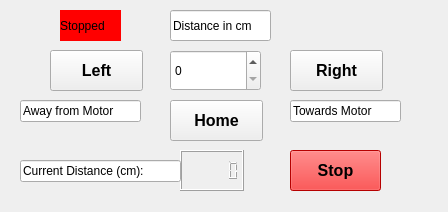
<?xml version="1.0" encoding="UTF-8"?>
<ui version="4.0">
 <class>Form</class>
 <widget class="QWidget" name="Form">
  <property name="geometry">
   <rect>
    <x>0</x>
    <y>0</y>
    <width>448</width>
    <height>212</height>
   </rect>
  </property>
  <property name="windowTitle">
   <string>Form</string>
  </property>
  <widget class="QPushButton" name="LeftButton">
   <property name="geometry">
    <rect>
     <x>50</x>
     <y>50</y>
     <width>93</width>
     <height>41</height>
    </rect>
   </property>
   <property name="font">
    <font>
     <pointsize>12</pointsize>
     <weight>75</weight>
     <bold>true</bold>
    </font>
   </property>
   <property name="text">
    <string>Left</string>
   </property>
  </widget>
  <widget class="QLineEdit" name="LeftDirectionLabel">
   <property name="geometry">
    <rect>
     <x>20</x>
     <y>100</y>
     <width>121</width>
     <height>22</height>
    </rect>
   </property>
   <property name="font">
    <font>
     <pointsize>9</pointsize>
    </font>
   </property>
   <property name="text">
    <string>Away from Motor</string>
   </property>
  </widget>
  <widget class="QLineEdit" name="DistanceLabel">
   <property name="geometry">
    <rect>
     <x>170</x>
     <y>10</y>
     <width>101</width>
     <height>31</height>
    </rect>
   </property>
   <property name="font">
    <font>
     <pointsize>9</pointsize>
     <weight>50</weight>
     <italic>false</italic>
     <bold>false</bold>
     <underline>false</underline>
     <strikeout>false</strikeout>
    </font>
   </property>
   <property name="text">
    <string>Distance in cm</string>
   </property>
  </widget>
  <widget class="QSpinBox" name="MovingDistance">
   <property name="geometry">
    <rect>
     <x>170</x>
     <y>50</y>
     <width>91</width>
     <height>41</height>
    </rect>
   </property>
   <property name="maximumSize">
    <size>
     <width>101</width>
     <height>41</height>
    </size>
   </property>
   <property name="maximum">
    <number>100</number>
   </property>
  </widget>
  <widget class="QPushButton" name="HomeButton">
   <property name="geometry">
    <rect>
     <x>170</x>
     <y>100</y>
     <width>93</width>
     <height>41</height>
    </rect>
   </property>
   <property name="font">
    <font>
     <pointsize>12</pointsize>
     <weight>75</weight>
     <bold>true</bold>
    </font>
   </property>
   <property name="text">
    <string>Home</string>
   </property>
  </widget>
  <widget class="QPushButton" name="RightButton">
   <property name="geometry">
    <rect>
     <x>290</x>
     <y>50</y>
     <width>93</width>
     <height>41</height>
    </rect>
   </property>
   <property name="font">
    <font>
     <pointsize>12</pointsize>
     <weight>75</weight>
     <bold>true</bold>
    </font>
   </property>
   <property name="text">
    <string>Right</string>
   </property>
  </widget>
  <widget class="QLineEdit" name="RightDirectionLabel">
   <property name="geometry">
    <rect>
     <x>290</x>
     <y>100</y>
     <width>111</width>
     <height>22</height>
    </rect>
   </property>
   <property name="font">
    <font>
     <pointsize>9</pointsize>
    </font>
   </property>
   <property name="text">
    <string>Towards Motor</string>
   </property>
  </widget>
  <widget class="QLCDNumber" name="DisplayCurrentDistance">
   <property name="geometry">
    <rect>
     <x>180</x>
     <y>150</y>
     <width>64</width>
     <height>41</height>
    </rect>
   </property>
   <property name="font">
    <font>
     <pointsize>8</pointsize>
     <weight>50</weight>
     <bold>false</bold>
    </font>
   </property>
   <property name="frameShadow">
    <enum>QFrame::Raised</enum>
   </property>
   <property name="smallDecimalPoint">
    <bool>true</bool>
   </property>
  </widget>
  <widget class="QLineEdit" name="CurrentPositionLabel">
   <property name="geometry">
    <rect>
     <x>20</x>
     <y>160</y>
     <width>161</width>
     <height>22</height>
    </rect>
   </property>
   <property name="font">
    <font>
     <pointsize>9</pointsize>
    </font>
   </property>
   <property name="text">
    <string>Current Distance (cm):</string>
   </property>
  </widget>
  <widget class="QPushButton" name="StopButton">
   <property name="geometry">
    <rect>
     <x>290</x>
     <y>150</y>
     <width>91</width>
     <height>41</height>
    </rect>
   </property>
   <property name="font">
    <font>
     <pointsize>12</pointsize>
     <weight>75</weight>
     <italic>false</italic>
     <bold>true</bold>
    </font>
   </property>
   <property name="autoFillBackground">
    <bool>false</bool>
   </property>
   <property name="styleSheet">
    <string notr="true">background-color: rgb(255, 0, 0);</string>
   </property>
   <property name="text">
    <string>Stop</string>
   </property>
  </widget>
  <widget class="QLabel" name="MotorStatusLabel">
   <property name="geometry">
    <rect>
     <x>60</x>
     <y>10</y>
     <width>61</width>
     <height>31</height>
    </rect>
   </property>
   <property name="font">
    <font>
     <pointsize>9</pointsize>
    </font>
   </property>
   <property name="styleSheet">
    <string notr="true">background-color: rgb(255, 0, 0);</string>
   </property>
   <property name="text">
    <string>Stopped</string>
   </property>
  </widget>
 </widget>
 <resources/>
 <connections/>
</ui>
